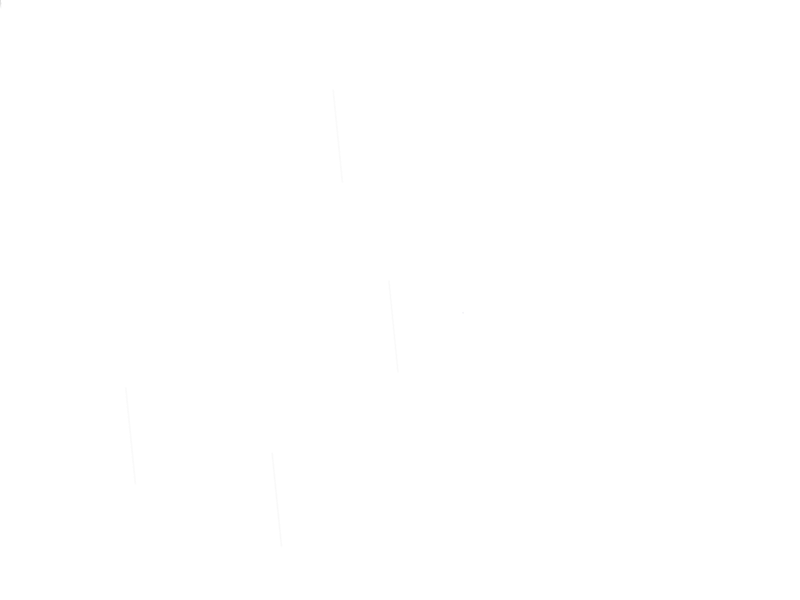
Frame 1 (no input)
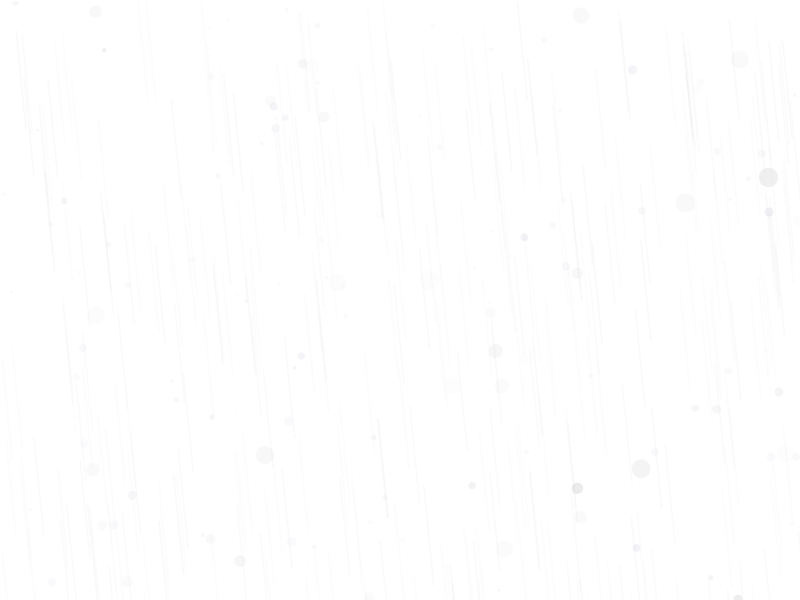
Frame 60 (the mouse pressed at the canvas centre just before this capture)
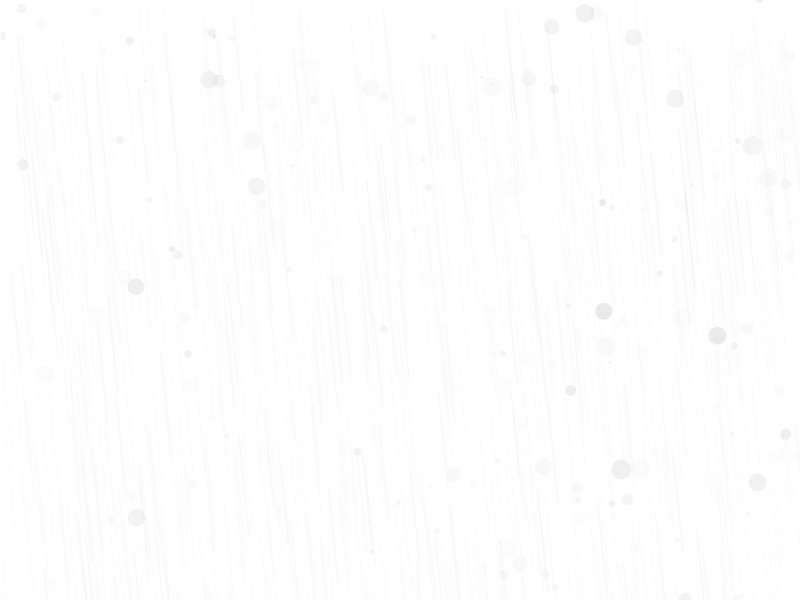
Frame 120 (the mouse held since frame 60 and released just before this capture)

The Processing sketch that drew these frames (run headless with seeded random() and noise(); from frame 60 on, the mouse is pressed at the canvas centre):

// Processing sketch: processing_168680
// ── processing_168680.pde

// rain by jared kant
// based on code from paper fountain 
// 

float sl, hl, x = 0;
float csize, g, fs, splish;
int wv, toggle, ryaxis, tload, jj  = 0;
int i, b=255;
int sqx, sqy, sqr = 100;
int splashcount = 100;
float [] splashx = new float[splashcount];
float [] splashy = new float[splashcount]; 
int rainsize = width;

void setup()
{ 
  size(800, 600);  //   size(displayWidth, displayHeight);
  background(255);
}

void draw() {
  // key events
  if (keyPressed) {
    if (keyCode==UP) {
      tload++;
    }
    if (keyCode==DOWN) {
      tload--;
    }
  }
  // end key events
  pushMatrix();
  noStroke();
  translate(width/2, height/2);
  rectMode(CENTER );
  ellipseMode(CENTER );

  float angle=random(10);
  if (second() % 2 == 1) {
    float howrotate = cos(angle);
    rotate(howrotate);
  } else {
    float howrotate = sin(angle);
    rotate(howrotate);
  } 
  for (hl=0; hl<360; hl++) {
    float angle2=random(10);
    translate(width/2, height/2);
    float howrotate2 = cos(angle2);
    rotate(howrotate2+hl);
    ellipseMode(CENTER );
    csize = random(1, 20);
    if (csize > 10) { 
      csize = random(1, 20);
      float feffect=random(1, 100);
      fill(200, feffect+tload);
      ellipse(0, 0, csize, csize);
    } else { 
      fill(200, 10);
      ellipse(0, 0, csize, csize);
      if (second() % 2 == 2) {
        fill(0, 0, 100, 10+tload);
      } 
      fill(0, 0, 100, 10);
      ellipse(0, ryaxis, csize, csize);
    }
  }
  popMatrix();

  // every 9 frames, adds transparent layer of white
  // causing fade effect 

  stroke(255); 
  fill(255, 50); 
  rectMode(CORNER); 
  if (g>9) {
    rect(0, 0, width, height);     
    g=0;
  } else {
    g++;
  }

  // end fade 
  // begin rain down

  pushMatrix();
  noStroke();
  smooth();
  for (jj=0; jj<splashcount; jj++) {
    splashx[jj]= random(0, 1000);
    splashy[jj]= random(0, 800);
    for (int splish=0; splish<10; splish++) {
      noStroke();
      fill(100, 100, 100, 5);
      ellipse(splashx[splish], splashy[splish], 2, 2);
      splashy[splish]+=1;
      splashx[splish]+=0.1;
    }
  }
  popMatrix();
  // end raindown
}
